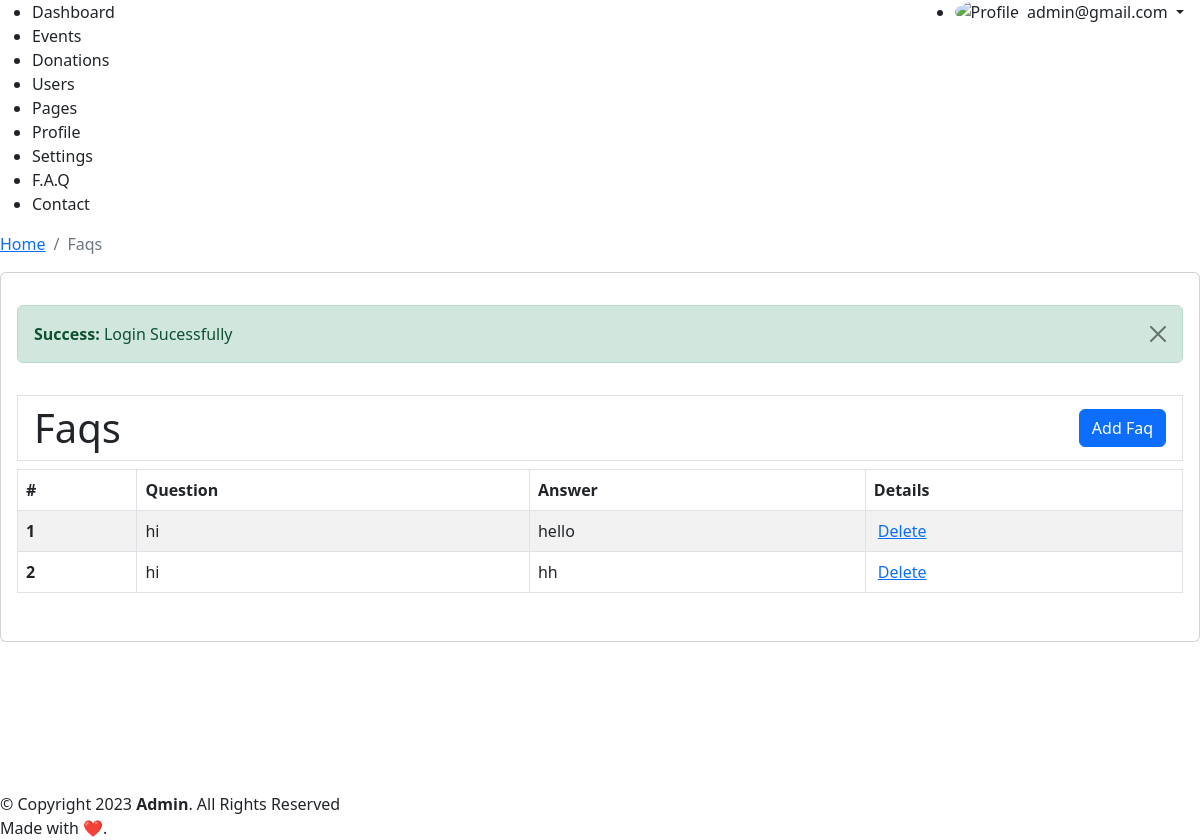
The app's page /admin/faqs.php (signed in), older data.
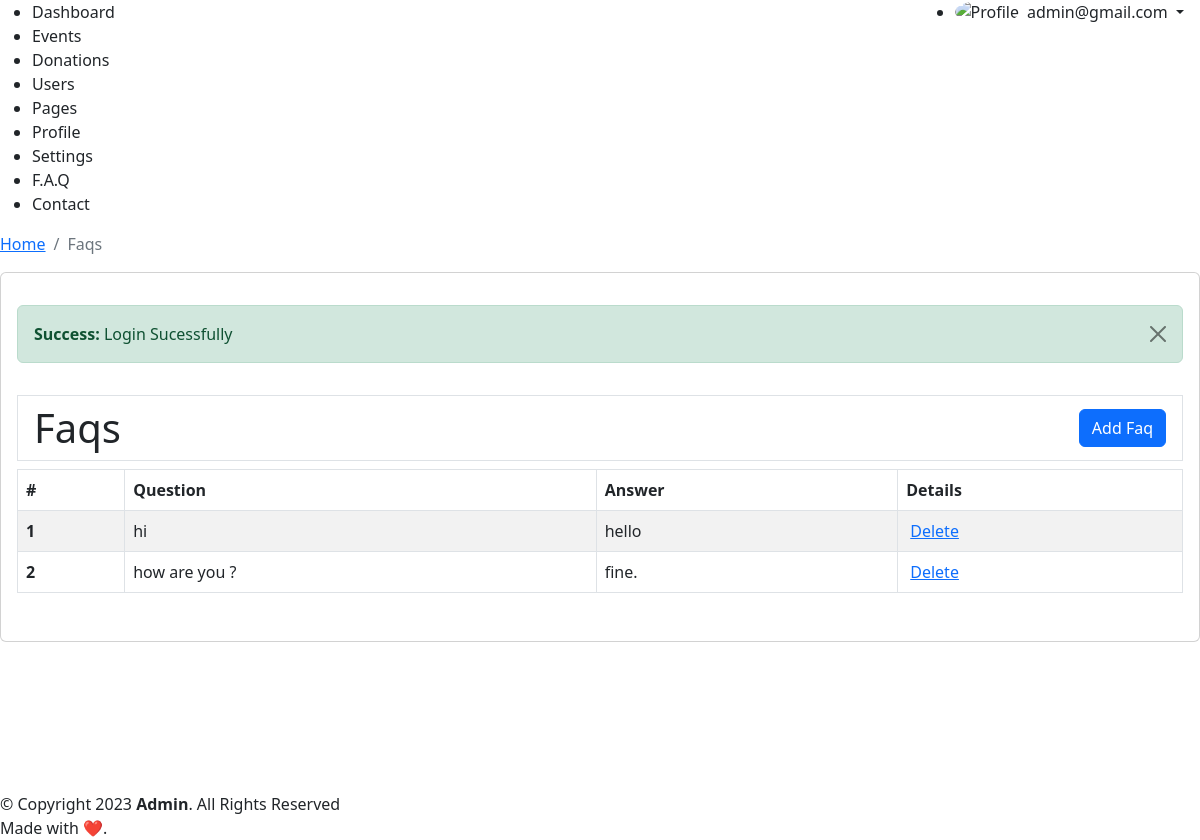
The same page, newer data.
### tables this page shows
CREATE TABLE `tbl_faq` (
  `id` int(11) NOT NULL,
  `question` text NOT NULL,
  `answer` text NOT NULL
);

### admin/faqs.php (the view, shortened to what this page needs)
<?php
require_once __DIR__ . "/include/layout-start.php";
?>
<?php
$sql = "SELECT a.*  FROM tbl_faq a; ";
$result = $conn -> query($sql);
$rows = $result -> fetch_all(MYSQLI_ASSOC);
?>
<div class="py-3">
<div class="table-responsive">
    <h1 class="py-2 px-3 border border-1 d-flex justify-content-between align-items-center">
        <span>Faqs</span>
        <a href="<?=ADMIN_URL?>addFaq.php" class="btn btn-primary">Add Faq</a>
    </h1>
    <table class="table table-bordered  table-striped">
        <thead>
            <tr>
                <th scope="col">#</th>
                <th scope="col">Question</th>
                <th scope="col">Answer</th>
                <th scope="col">Details</th>
            </tr>
        </thead>
        <tbody>
            <?php
            $sl = 0;
            foreach ($rows as $key => $value) {
                $sl++;
            ?>
                <tr>
                    <th scope="row"><?=$sl?></th>
                    <td><?=$value['question']?></td>
                    <td><?=$value['answer']?></td>
                    <td>
                        <a class="ms-1"
                            href="<?=ADMIN_URL?>faqs.php?did=<?=$value['id']?>"
                            onclick="return confirm('Are you sure?')">
                            Delete
                        </a>
                    </td>
                </tr>
            <?php } ?>
        </tbody>
    </table>
</div>
</div>
<?php require_once __DIR__ . "/include/layout-end.php"; ?>

Row changes from the older to the newer data that the page shows:
removed tbl_faq: question "hi", answer "hh"
added tbl_faq: question "how are you ?", answer "fine."
